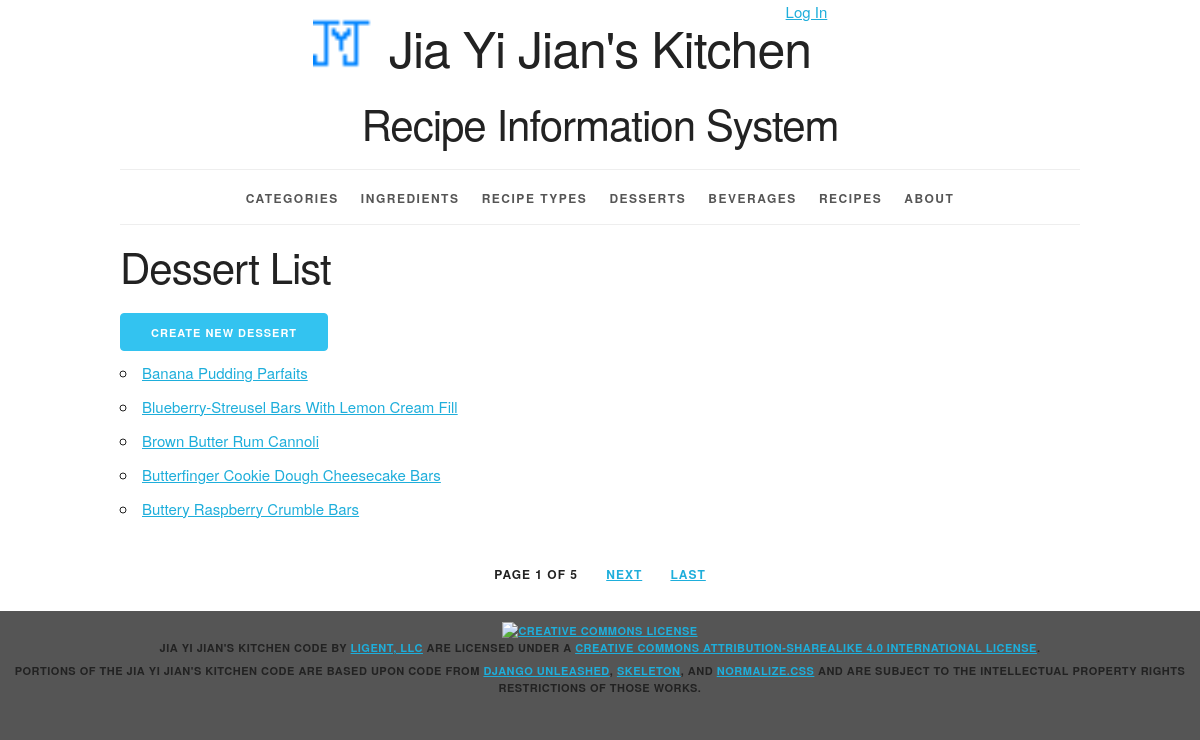
The page /desserts/ on the database its author committed.
### recipeinfo/models.py (models this page shows, shortened)
class Dessert(models.Model):
    dessert_id = models.AutoField(primary_key=True)
    dessert_name = models.CharField(max_length=45)
    def __str__(self):
        return '%s' % self.dessert_name
    def get_absolute_url(self):
        return reverse('recipeinfo_dessert_detail_urlpattern', kwargs={'pk': self.pk})
    class Meta:
        ordering = ['dessert_name']

### recipeinfo/views.py (the view)
class DessertList(PageLinksMixin, ListView):
    paginate_by = 5
    model = Dessert

### recipeinfo/utils.py (called while the page is built)
    def _page_urls(self, page_number):
        return "?{pkw}={n}".format(
            pkw=self.page_kwarg,
            n=page_number)

    def first_page(self, page):
        if page.number > 1:
            return self._page_urls(1)
        return None

    def previous_page(self, page):
        if (page.has_previous()
                and page.number > 2):
            return self._page_urls(
                page.previous_page_number())
        return None

    def next_page(self, page):
        last_page = page.paginator.num_pages
        if (page.has_next()
                and page.number < last_page - 1):
            return self._page_urls(
                page.next_page_number())
        return None

    def last_page(self, page):
        last_page = page.paginator.num_pages
        if page.number < last_page:
            return self._page_urls(last_page)
        return None

    def get_context_data(self, **kwargs):
        context = super().get_context_data(
            **kwargs)
        page = context.get('page_obj')
        if page is not None:
            context.update({
                'first_page_url':
                    self.first_page(page),
                'previous_page_url':
                    self.previous_page(page),
                'next_page_url':
                    self.next_page(page),
                'last_page_url':
                    self.last_page(page),
            })
        return context

### recipeinfo/templates/recipeinfo/dessert_list.html (shortened to what this page needs)
{% extends 'recipeinfo/base.html' %}
{% block content %}
<h2>Dessert List</h2>
    <div>
         <a href="{% url 'recipeinfo_dessert_create_urlpattern' %}"
         class="button button-primary">Create New Dessert</a>
    </div>
<ul>
    {% for dessert in dessert_list %}
        <li>
        <a href="{{ dessert.get_absolute_url }}">{{ dessert }}</a>
        </li>
    {% empty %}
        <li><em>There are currently no desserts in the list.</em></li>
    {% endfor %}
</ul>
{% endblock %}

### recipeinfo/static/recipeinfo/skeleton.css (style rules this page uses)
html { font-size: 62.5%; }
body { font-size: 1.5em; line-height: 1.6; font-weight: 400; font-family: "Raleway", "HelveticaNeue", "Helvetica Neue", Helvetica, Arial, sans-serif; color: #222; }
h1, h2, h3, h4, h5, h6 { margin-top: 0; margin-bottom: 2rem; font-weight: 300; }
h2 { font-size: 3.6rem; line-height: 1.25; letter-spacing: -.1rem; }
@media (min-width: 550px) { h2 { font-size: 4.2rem; } }
a { color: #1EAEDB; }
.button, button, input[type="submit"], input[type="reset"], input[type="button"] { display: inline-block; height: 38px; padding: 0 30px; color: #555; text-align: center; font-size: 11px; font-weight: 600; line-height: 38px; letter-spacing: .1rem; text-transform: uppercase; text-decoration: none; white-space: nowrap; background-color: transparent; border-radius: 4px; border: 1px solid #bbb; cursor: pointer; box-sizing: border-box; }
.button.button-primary, button.button-primary, input[type="submit"].button-primary, input[type="reset"].button-primary, input[type="button"].button-primary { color: #FFF; background-color: #33C3F0; border-color: #33C3F0; }
ul { list-style: circle inside; }
ol, ul { padding-left: 0; margin-top: 0; }
li { margin-bottom: 1rem; }
button, .button { margin-bottom: 1rem; }
pre, blockquote, dl, figure, table, p, ul, ol, form { margin-bottom: 2.5rem; }

### recipeinfo/static/recipeinfo/style.css (style rules this page uses)
html { height: 100%; background-color: #555; }
body { background-color: white; }

### rows shown on the page
Dessert: dessert_name "Banana Pudding Parfaits"
Dessert: dessert_name "Blueberry-Streusel Bars With Lemon Cream Fill"
Dessert: dessert_name "Brown Butter Rum Cannoli"
Dessert: dessert_name "Butterfinger Cookie Dough Cheesecake Bars"
Dessert: dessert_name "Buttery Raspberry Crumble Bars"

### other values the page prints
{{ page_obj.number }} "1"
{{ paginator.num_pages }} "5"
